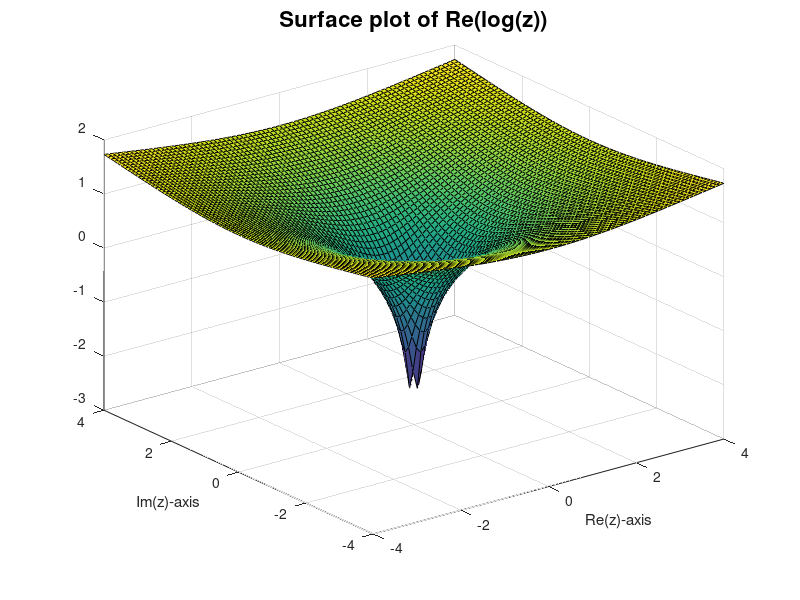
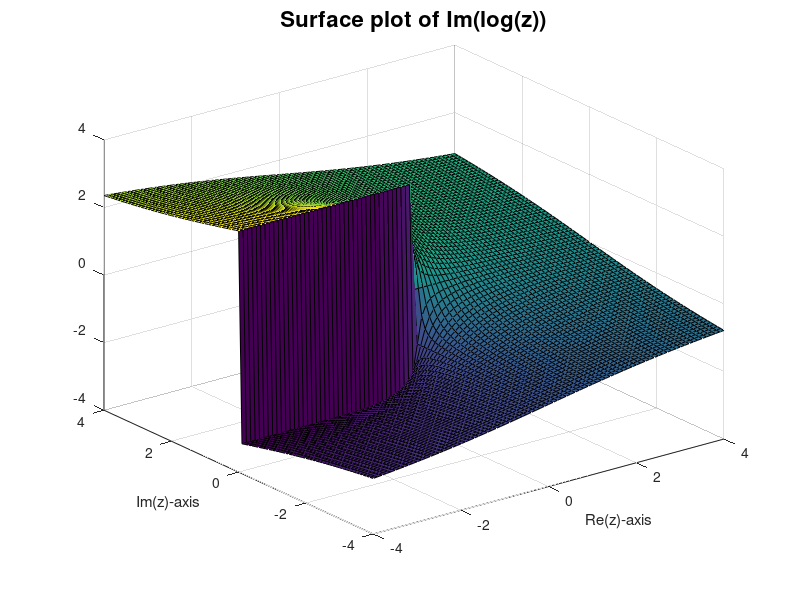
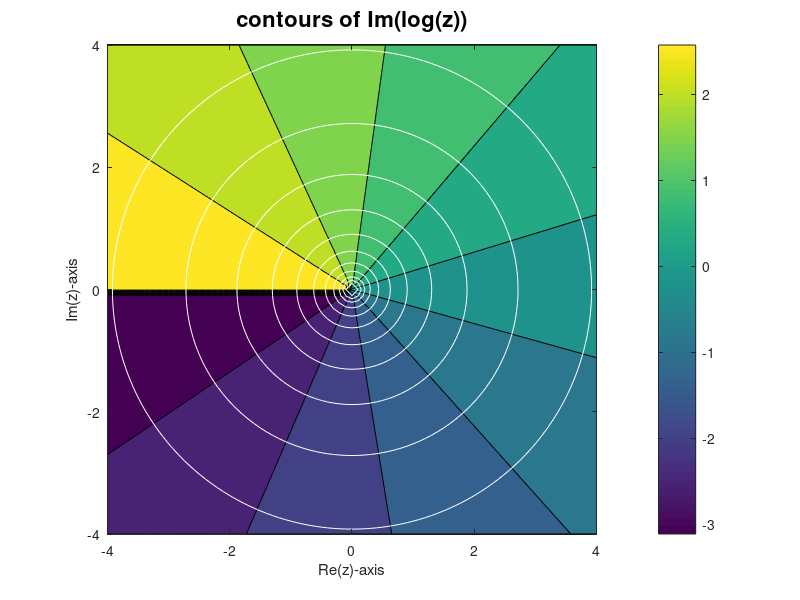
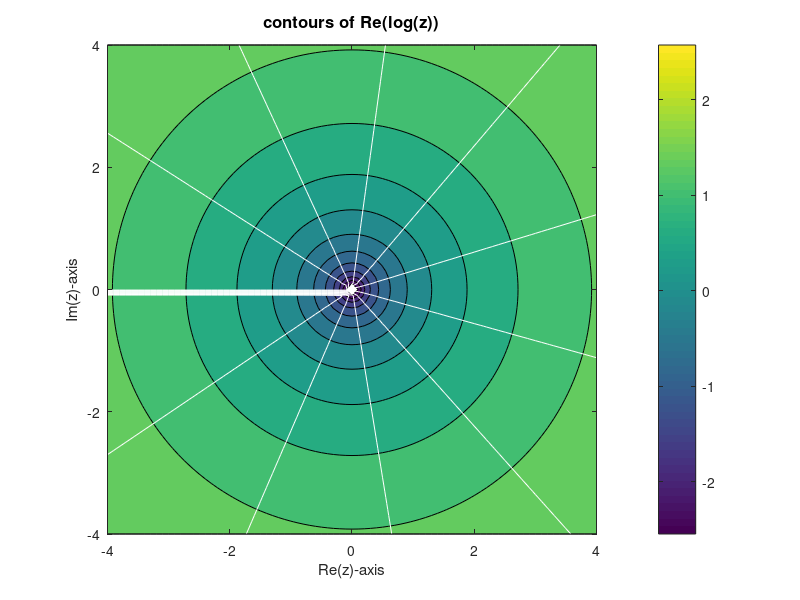

Here is the MATLAB script that generated these plots, in order:
clear all
Lx = 4.0;  Ly = 4.0;
dx = 0.1;
x = -Lx:dx:Lx;
y = -Ly:dx:Ly;

[xx,yy] = meshgrid(x,y);
zz = xx + 1i*yy;  %%%Up to this point the complex mesh is created
phi=log(zz);

figure(1001)
surf(xx,yy,real(phi))
axis([-Lx Lx -Ly Ly])
xlabel('Re(z)-axis')
ylabel('Im(z)-axis')
title('Surface plot of Re(log(z))','fontsize',16)
print -dpng a.png

figure(1002)
zz = xx + 1i*yy;  %%%Up to this point the complex mesh is created
surf(xx,yy,imag(phi))
axis([-Lx Lx -Ly Ly])
xlabel('Re(z)-axis')
ylabel('Im(z)-axis')
title('Surface plot of Im(log(z))','fontsize',16)
print -dpng b.png

contn = 10; %How may contours you want to plot?
%  imag part 
figure(12);  clf;
contourf(x,y,imag(phi),contn);  hold on
contour(x,y,real(phi),contn,'w');  
hold off
colorbar
axis equal
axis([-Lx Lx -Ly Ly])
xlabel('Re(z)-axis')
ylabel('Im(z)-axis')
title('contours of Im(log(z))','fontsize',16)
print -dpng c.png

%  real part
figure(22);  clf;
contourf(x,y,real(phi),contn);  hold on
contour(x,y,imag(phi),contn,'w');  
colorbar
axis equal
axis([-Lx Lx -Ly Ly])
xlabel('Re(z)-axis')
ylabel('Im(z)-axis')
title('contours of Re(log(z))','fontsize',12)
print -dpng d.png